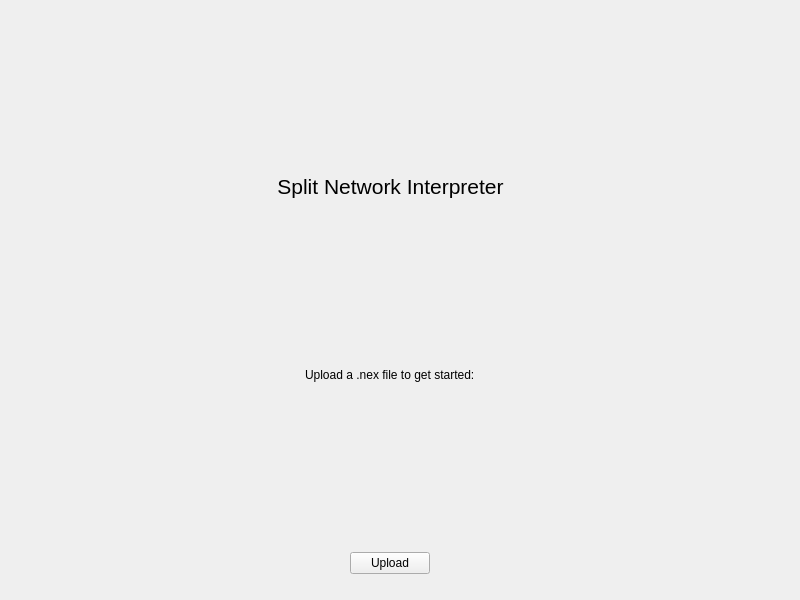
<?xml version="1.0" encoding="UTF-8"?>
<ui version="4.0">
 <class>MainWindow</class>
 <widget class="QMainWindow" name="MainWindow">
  <property name="geometry">
   <rect>
    <x>0</x>
    <y>0</y>
    <width>800</width>
    <height>600</height>
   </rect>
  </property>
  <property name="windowTitle">
   <string>MainWindow</string>
  </property>
  <widget class="QWidget" name="centralwidget">
   <widget class="QWidget" name="verticalLayoutWidget">
    <property name="geometry">
     <rect>
      <x>10</x>
      <y>10</y>
      <width>761</width>
      <height>571</height>
     </rect>
    </property>
    <layout class="QVBoxLayout" name="verticalLayout">
     <item>
      <spacer name="verticalSpacer_2">
       <property name="orientation">
        <enum>Qt::Vertical</enum>
       </property>
       <property name="sizeHint" stdset="0">
        <size>
         <width>20</width>
         <height>40</height>
        </size>
       </property>
      </spacer>
     </item>
     <item>
      <widget class="QLabel" name="label">
       <property name="text">
        <string>&lt;html&gt;&lt;head/&gt;&lt;body&gt;&lt;p align=&quot;center&quot;&gt;&lt;span style=&quot; font-size:16pt;&quot;&gt;Split Network Interpreter&lt;/span&gt;&lt;/p&gt;&lt;/body&gt;&lt;/html&gt;</string>
       </property>
      </widget>
     </item>
     <item>
      <spacer name="verticalSpacer_3">
       <property name="orientation">
        <enum>Qt::Vertical</enum>
       </property>
       <property name="sizeHint" stdset="0">
        <size>
         <width>20</width>
         <height>40</height>
        </size>
       </property>
      </spacer>
     </item>
     <item alignment="Qt::AlignHCenter">
      <widget class="QLabel" name="label_2">
       <property name="text">
        <string>Upload a .nex file to get started:</string>
       </property>
      </widget>
     </item>
     <item>
      <spacer name="verticalSpacer_4">
       <property name="orientation">
        <enum>Qt::Vertical</enum>
       </property>
       <property name="sizeType">
        <enum>QSizePolicy::MinimumExpanding</enum>
       </property>
       <property name="sizeHint" stdset="0">
        <size>
         <width>20</width>
         <height>20</height>
        </size>
       </property>
      </spacer>
     </item>
     <item alignment="Qt::AlignHCenter|Qt::AlignVCenter">
      <widget class="QPushButton" name="uploadButton">
       <property name="maximumSize">
        <size>
         <width>100</width>
         <height>100</height>
        </size>
       </property>
       <property name="text">
        <string>Upload</string>
       </property>
      </widget>
     </item>
     <item>
      <spacer name="verticalSpacer">
       <property name="orientation">
        <enum>Qt::Vertical</enum>
       </property>
      </spacer>
     </item>
    </layout>
   </widget>
  </widget>
 </widget>
 <resources/>
 <connections/>
</ui>
